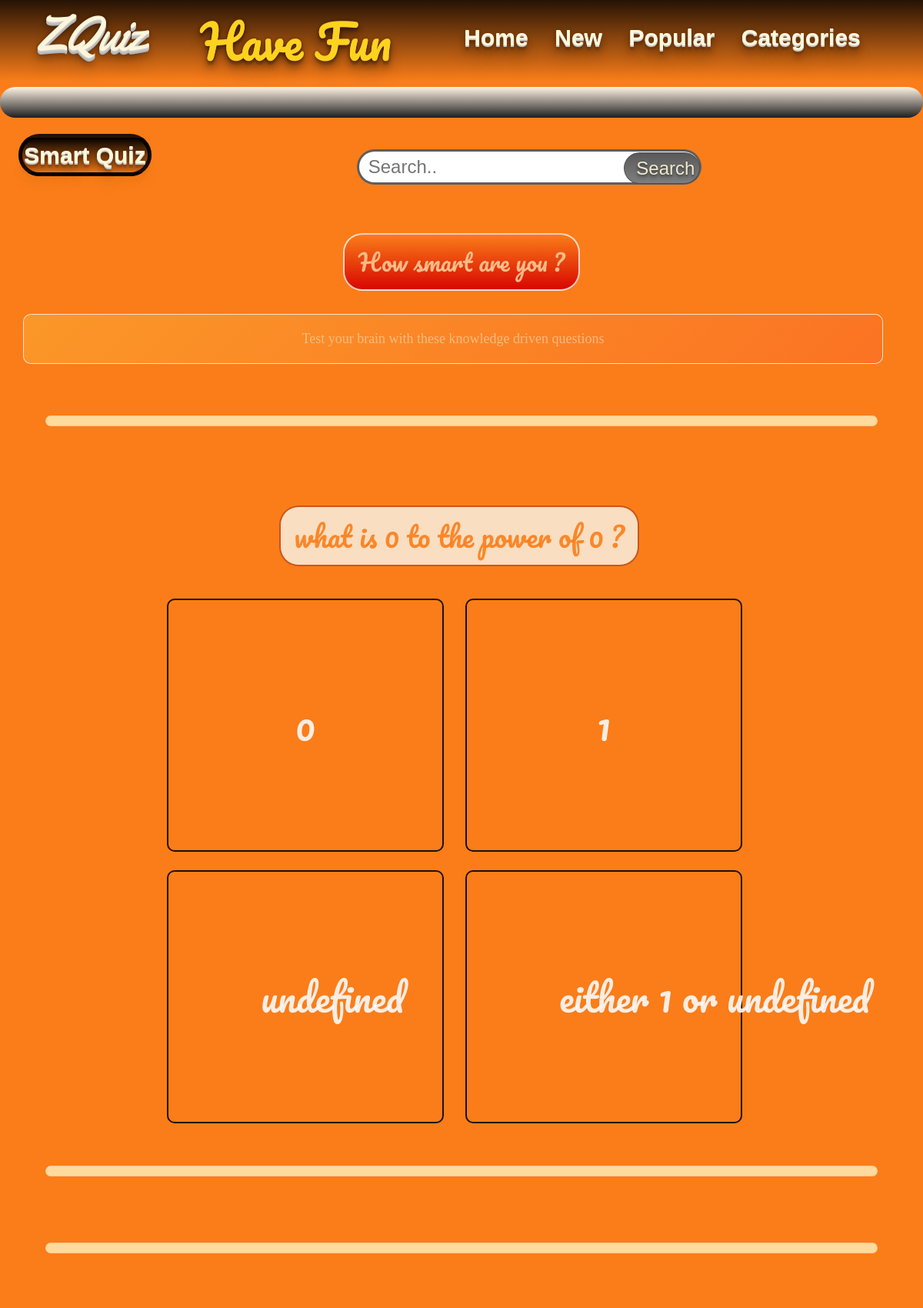
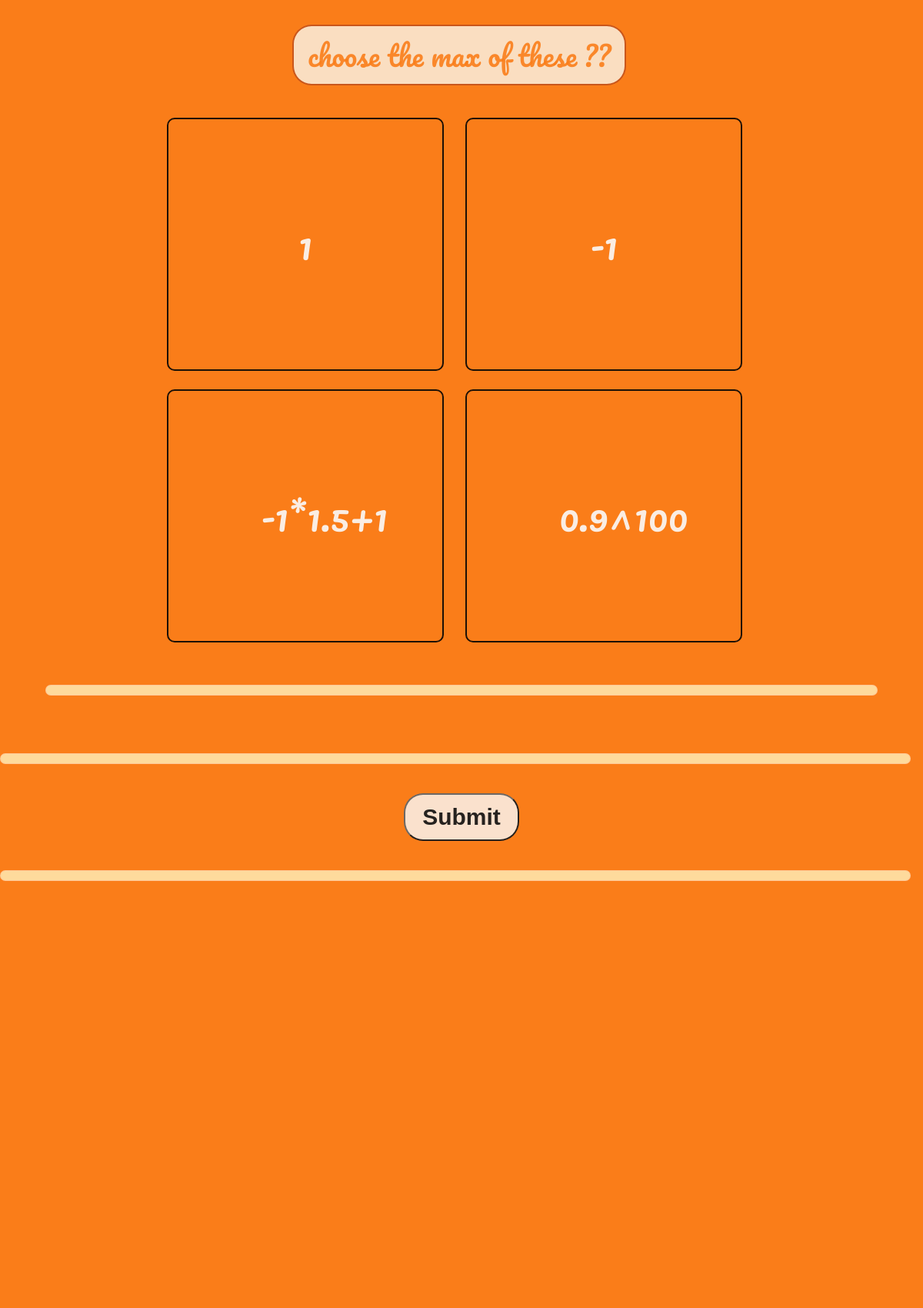
Page /quizzes/8 (upper part) on the committed database (2 pictures, top to bottom).
### quiz/models.py (models this page shows, shortened)
class Quiz(models.Model):
    title = models.CharField(max_length=50)
    hits = models.IntegerField(default=0)
    mainQuestion = models.CharField(max_length=250)
    genre = models.CharField(max_length=50)
    description = models.TextField(max_length=500)
    publicationDate = models.DateField('Published on ')
    quizImagePath = models.CharField(max_length=250, default="pixabay-unsplash")
    isTest = models.IntegerField(default=1)
    result1 = models.CharField(max_length=50, blank=True)
    result2 = models.CharField(max_length=50, blank=True)
    result3 = models.CharField(max_length=50, blank=True)
    result4 = models.CharField(max_length=50, blank=True)
    result5 = models.CharField(max_length=50, blank=True)
    result6 = models.CharField(max_length=50, blank=True)
    result7 = models.CharField(max_length=50, blank=True)
    result8 = models.CharField(max_length=50, blank=True)
    result9 = models.CharField(max_length=50, blank=True)
    result1img = models.CharField(max_length=250, blank=True)
    result2img = models.CharField(max_length=250, blank=True)
    result3img = models.CharField(max_length=250, blank=True)
    result4img = models.CharField(max_length=250, blank=True)
    result5img = models.CharField(max_length=250, blank=True)
    result6img = models.CharField(max_length=250, blank=True)
    result7img = models.CharField(max_length=250, blank=True)
    result8img = models.CharField(max_length=250, blank=True)
    result9img = models.CharField(max_length=250, blank=True)
    category = models.ForeignKey(Category, on_delete=models.CASCADE)

class Question(models.Model):
    question = models.CharField(max_length=250, default="if Test, remember that the question's worth should be the max of the options worths")
    questionWorth = models.IntegerField(default=1)
    option1 = models.CharField(max_length=50)
    option2 = models.CharField(max_length=50)
    option3 = models.CharField(max_length=50, blank=True)
    option4 = models.CharField(max_length=50, blank=True)
    option5 = models.CharField(max_length=50, blank=True)
    option1Worth = models.IntegerField(default=1)
    option2Worth = models.IntegerField(default=0)
    option3Worth = models.IntegerField(default=0, null=True)
    option4Worth = models.IntegerField(default=0, null=True)
    option5Worth = models.IntegerField(default=0, null=True)
    option1img = models.CharField(max_length=250, blank=True)
    option2img = models.CharField(max_length=250, blank=True)
    option3img = models.CharField(max_length=250, blank=True)
    option4img = models.CharField(max_length=250, blank=True)
    option5img = models.CharField(max_length=250, blank=True)
    quiz = models.ForeignKey(Quiz, on_delete=models.CASCADE)

### quiz/views.py (the view)
# urls.py: path('quizzes/<int:Quiz_id>', views.startQuiz, name="startQuiz"),
def startQuiz(request, Quiz_id):
    resultQuiz = Quiz.objects.get(id=Quiz_id)
    questions = Question.objects.filter(quiz=Quiz_id)
    quizViewed, created = QuizViews.objects.get_or_create(quiz=resultQuiz, ip=request.META['REMOTE_ADDR'])
    if created:
        quizViewed.quiz.hits += 1
        quizViewed.quiz.save()
    context = {
        'quiz': resultQuiz,
        'questions': questions,
        'length': len(questions)
    }
    return render(request, 'quiz/quiz.html', context)

### quiz/templates/quiz/quiz.html (shortened to what this page needs)
<!DOCTYPE html>
<html lang="en">{% load static %}
<head>
    <link rel="stylesheet" type="text/css" href="{% static 'Css/quiz.css' %}?version=21">
</head>
<body>
    <header>
        <div class="logo">
            <a>ZQuiz</a>
        </div>
        <div class="title">
            <a>Have Fun</a>
        </div>
        <div class="nav">
            <ul>
                <li><a href="{% url 'index' %}">Home</a></li>
                <li><a href="{% url 'new' %}">New</a></li>
                <li><a href="{% url 'popular' %}">Popular</a></li>
                <li><a href="{% url 'categories' %}">Categories</a></li>
            </ul>
        </div>
    </header>
    <span><hr class="line"></span>
    <span>
        <div class="categorie">
            <a class="categorie-text">{{quiz.title}}</a>
        </div>
        <div class="search">
            <form class="input">
                <input type="text" placeholder="Search..">
                <button type="submit" class="search-text">Search</button>
            </form>
        </div>
    </span>
    <section>
        <span class="main-question">
            <a class="main-question-a">{{quiz.mainQuestion}}</a>
        </span>
        <span class="description">
            <p>{{quiz.description}}</p>
        </span>
        <div id="reveal" class="grid-container">
            {% for i in questions %}
            <hr>
            <div class="grid-item">
                <div>
                    <div class="question">
                    {{i.question}}
                    </div>
                    <form method="POST">
                        <button type="button" class="{{ i.id }}" id="button-{{ i.id }}-{{ i.option1 }}" onclick="select('{{ i.id }}','{{ i.questionWorth }}','{{ i.option1 }}','{{ i.option1Worth }}')">{{i.option1}}</button>
                        <button type="button" class="{{ i.id }}" id="button-{{ i.id }}-{{ i.option2 }}" onclick="select('{{ i.id }}','{{ i.questionWorth }}','{{ i.option2 }}','{{ i.option2Worth }}')">{{i.option2}}</button><br>
                        {% if i.option3 != "" %}
                        <button type="button" class="{{ i.id }}" id="button-{{ i.id }}-{{ i.option3 }}" onclick="select('{{ i.id }}','{{ i.questionWorth }}','{{ i.option3 }}','{{ i.option3Worth }}')">{{i.option3}}</button>
                        {% endif %}
                        {% if i.option4 != "" %}
                        <button type="button" class="{{ i.id }}" id="button-{{ i.id }}-{{ i.option4 }}" onclick="select( '{{ i.id }}','{{ i.questionWorth }}','{{ i.option4 }}','{{ i.option4Worth }}' )">{{i.option4}}</button><br>
                        {% endif %}
                    </form>
                </div>
            </div>
            <hr>
        {% empty %}
        <p class="not-ready">This quiz is still under developement !</p>
            {% endfor %}
        </div>
        {% if length > 0 %}
        <div class="submit">
            <hr>
            <a href="#result-result">
                <button id="submit-button" type="button" onclick="getResults()">
                Submit
            </button>
            </a>
            <hr>
        </div>
        {% endif %}
    </section>
</body>
</html>

### rows in the picture
Quiz: title "Smart Quiz", mainQuestion "How smart are you ?", description "Test your brain with these knowledge driven questions"
Question: question "what is 0 to the power of 0 ?", option1 "0", option2 "1", option3 "undefined", option4 "either 1 or undefined"
Question: question "choose the max of these ??", option1 "1", option2 "-1", option3 "-1*1.5+1", option4 "0.9^100"
